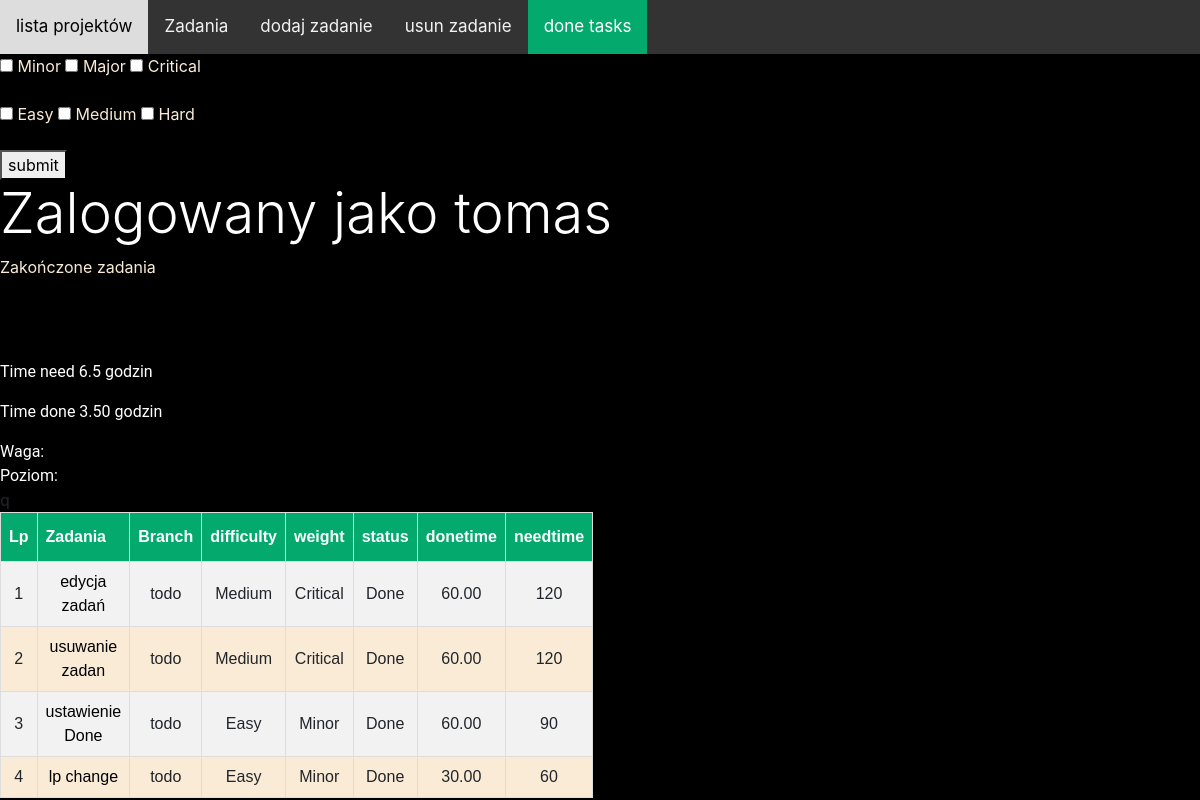
The app's page /main/done_task/4/ (signed in), older data.
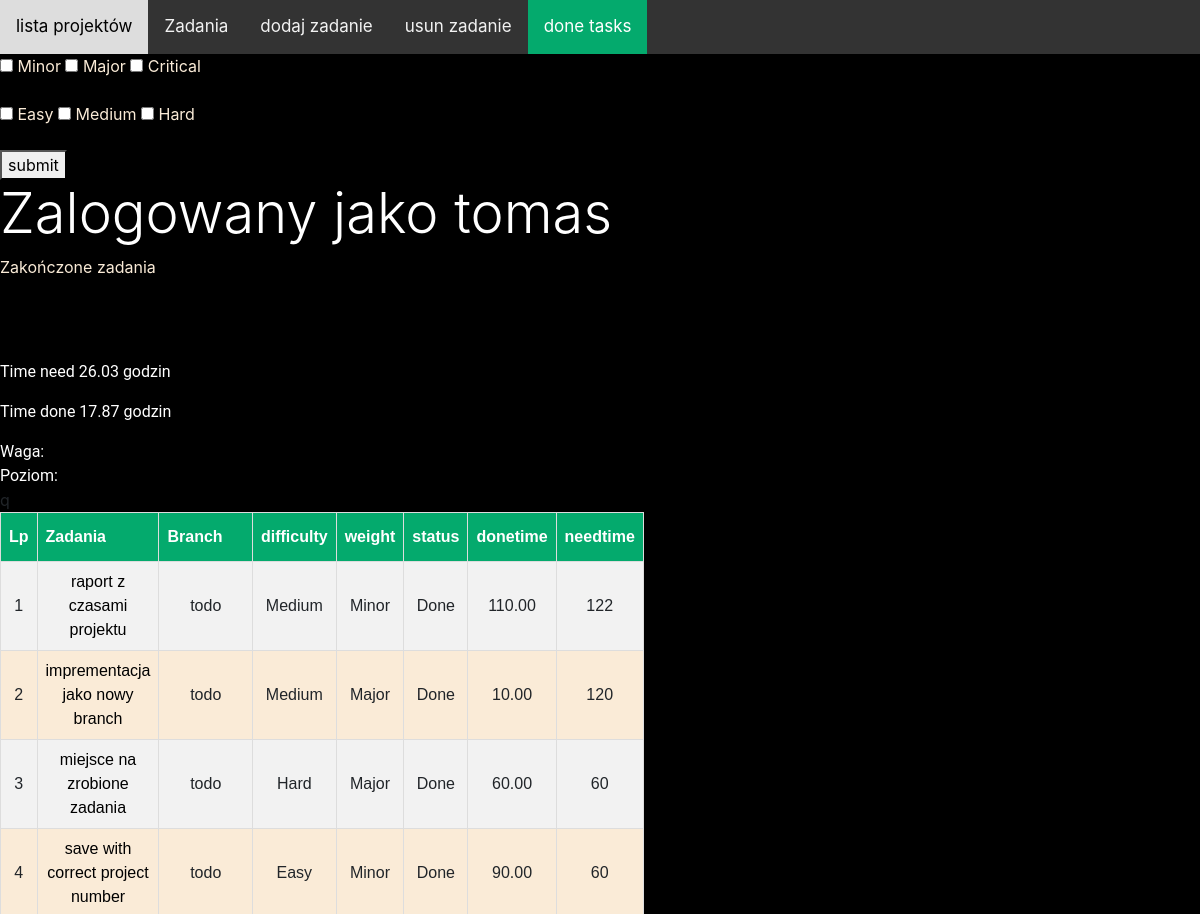
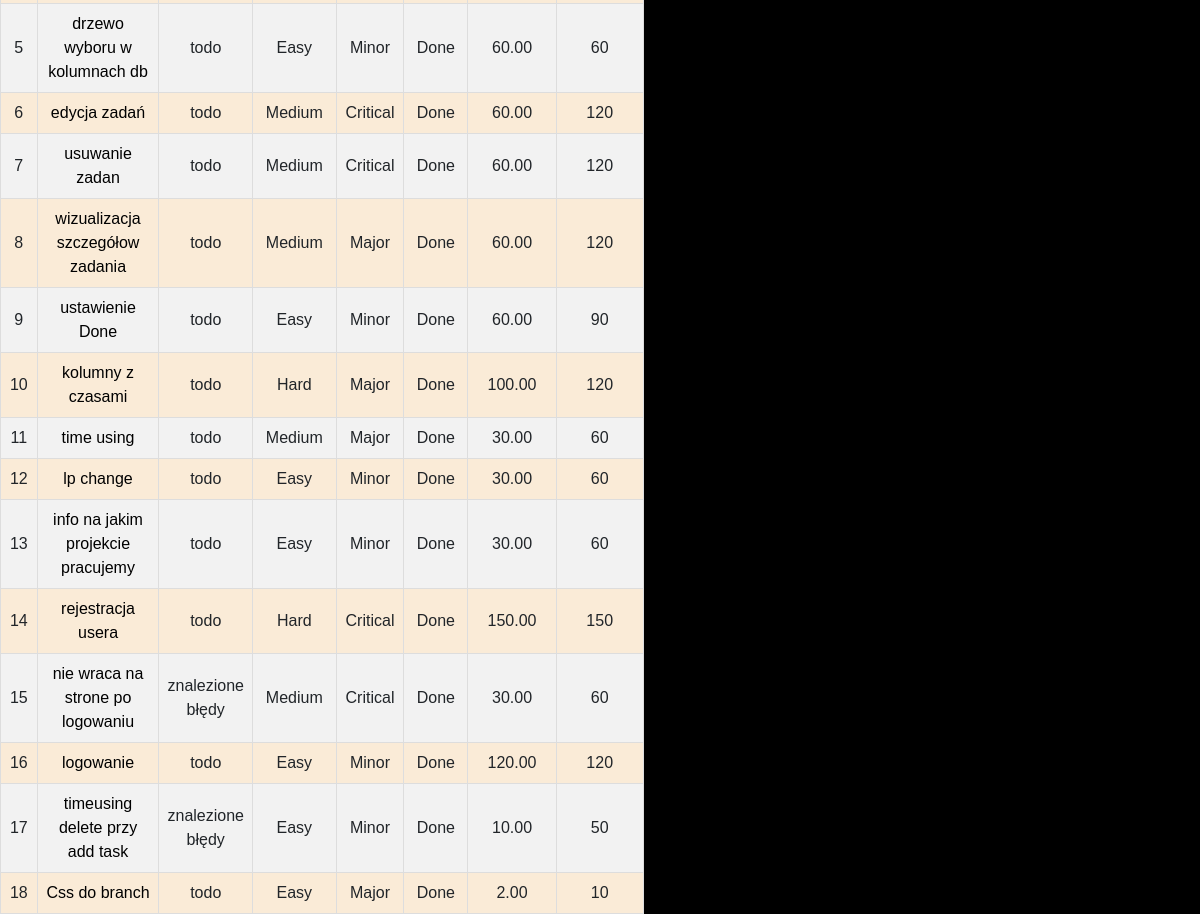
The same page, newer data (2 pictures, top to bottom).
### task/models.py (models this page shows, shortened)
class Task(models.Model):
    title = models.CharField(max_length=255, unique=True)
    task = models.TextField()
    branch = models.PositiveSmallIntegerField(choices=Branch.BRANCH, default=0)
    created = models.DateTimeField(auto_now_add=True)
    modified = models.DateTimeField(auto_now=True)
    timeneed = models.IntegerField()
    timedone = models.DecimalField(max_digits=6, decimal_places=2,default=0)
    weight = models.PositiveSmallIntegerField(choices=Weight.WEIGHT, default=0)
    level = models.PositiveSmallIntegerField(choices=Level.LEVEL, default=0)
    status = models.PositiveSmallIntegerField(choices=Status.STATUS, default=0)
    projekt = models.ForeignKey(Projects, on_delete=models.CASCADE, default=None)
    timeusing = models.IntegerField(blank=True, default=0)
    user = models.ForeignKey("auth.User", on_delete=models.CASCADE, default=1)

### main/views.py (the view)
# urls.py: path('main/done_task/<int:projekt_id>/', done_task , name="done_task"),
@login_required
def done_task(request, projekt_id: int):
    global no_project
    no_project = projekt_id
    print(f"numer projektu : {no_project}")
    zadania = Task.objects.all().filter(projekt=projekt_id, status=2)
    suma_need_done = Task.objects.filter(projekt_id=no_project, status=2).aggregate(Sum('timeneed'))
    suma_timeneed_done = round(suma_need_done["timeneed__sum"] / 60, 2)
    suma_done_done = Task.objects.filter(projekt_id=no_project, status=2).aggregate(Sum('timedone'))
    suma_done_done = round(suma_done_done["timedone__sum"] / 60, 2)
    contex = {"zadania": zadania, "nr_projektu": projekt_id, "side": "done", "suma_timeneed_done": suma_timeneed_done,
              "suma_done_done": suma_done_done}
    return render(request, "main/lista_zadan.html", contex)

### main/templates/main/lista_zadan.html (shortened to what this page needs)
{% extends 'base.html'%}
{% load static %}
{% block content %}
<div class="topnav">
  <a  href="{% url 'main:start' %}">lista projektów</a>
  {% if side == "delete" %}
    <a   href="{% url 'main:zadania' nr_projektu %}">Zadania</a>
    <a href="{% url 'main:add_task' %}">dodaj zadanie</a>
    <a class="active" href="{% url 'main:delete_task' nr_projektu %}">usun zadanie</a>
    <a href="{% url 'main:done_task' nr_projektu %}">done tasks</a>
  {% elif side == "show" %}
    <a  class="active" href="{% url 'main:zadania' nr_projektu %}">Zadania</a>
    <a href="{% url 'main:add_task' %}">dodaj zadanie</a>
    <a href="{% url 'main:delete_task' nr_projektu %}">usun zadanie</a>
    <a href="{% url 'main:done_task' nr_projektu %}">done tasks</a>
  {% else %}
    <a href="{% url 'main:zadania' nr_projektu %}">Zadania</a>
    <a href="{% url 'main:add_task' %}">dodaj zadanie</a>
    <a href="{% url 'main:delete_task' nr_projektu %}">usun zadanie</a>
    <a class="active"  href="{% url 'main:done_task' nr_projektu %}">done tasks</a>
  {% endif %}
</div>
<form action="" method="post">
    <div class="form_check">
        <p>
        <input type="checkbox" value="Minor" id="minor" name="weight">
        <label for="minor">Minor</label>
        <input type="checkbox" value="Major" id="major" name="weight">
        <label for="major">Major</label>
        <input type="checkbox" value="Critical" id="critical" name="weight">
        <label for="critical">Critical</label>
    </p>
    </div>
    <div class="form_check">
        <p>
        <input type="checkbox" value="Easy" id="easy" name="level">
        <label for="easy">Easy</label>
        <input type="checkbox" value="Medium" id="medium" name="level">
        <label for="medium">Medium</label>
        <input type="checkbox" value="Hard" id="hard" name="level">
        <label for="hard">Hard</label>
        </p>
</div>
    <button type="submit">submit</button>
</form>
<div>
    {% if user.is_authenticated %}
    <h1 class="display-4"> Zalogowany jako {{ user.username }}</h1>
{% else %}
        <br><div>Nie jesteś zalogowany </div><br>
{% endif %}
</div>
<div>
  {% if side == "delete" %}
    Usuwanie zadania <br> Wybierz zadanie do usuniecia
  {% elif side == "show" %}
    Edytowanie zadania <br> Wybierz zadanie do edycji
  {% else %}
    Zakończone zadania
  {% endif %}
  <br><br>
</div>
<hr>
<div class="nazwa-projektu">
  {{ nazwa_projektu }}<br>
</div>
<header>
  {% if side == "done" %}
    <p>Time need {{ suma_timeneed_done }} godzin</p>
    <p>Time done {{ suma_done_done }} godzin</p>
  {% else %}
    <p>Time need {{ time_need }} godzin</p>
    <p>Time done {{ time_done }} godzin</p>
  {% endif %}
Waga: {{ waga }}<br>
Poziom: {{ poziom }}
</header>
<table id="customers">
  <tr>
    <th class="lp">Lp</th>
    <th>Zadania</th>
    <th>Branch</th>
    <th>difficulty</th>
    <th>weight</th>
q    <th>status</th>
    <th>donetime</th>
    <th>needtime</th>
  </tr>
  {% for zadanie in zadania %}
  <tr class="lp">
    <td class="lp">{{ forloop.counter }}</td>
      {% if side == "delete" %}
        <td><a href="{% url 'main:remove_task' zadanie.id %}">{{ zadanie.title }}</a></td>
      {% else %}
        <td><a href="{% url 'main:check_task' zadanie.id %}">{{ zadanie.title }}</a></td>
      {% endif %}
    <td>{{ zadanie.get_branch_display }}</td>
    <td>{{ zadanie.get_level_display }}</td>
    <td>{{ zadanie.get_weight_display }}</td>
    <td>{{ zadanie.get_status_display }}</td>
    <td>{{ zadanie.timedone }}</td>
    <td>{{ zadanie.timeneed }}</td>
  </tr>
  {% endfor %}
</table>
{% endblock %}

Row changes from the older to the newer data that the page shows:
now on this page (row edited): Task: title "raport z czasami projektu", branch "todo", level "Medium", weight "Minor", status "Done", timedone "110.00", timeneed "122"
now on this page (row edited): Task: title "imprementacja jako nowy branch", branch "todo", level "Medium", weight "Major", status "Done", timedone "10.00", timeneed "120"
now on this page (row edited): Task: title "miejsce na zrobione zadania", branch "todo", level "Hard", weight "Major", status "Done", timedone "60.00", timeneed "60"
now on this page (row edited): Task: title "save with correct project number", branch "todo", level "Easy", weight "Minor", status "Done", timedone "90.00", timeneed "60"
now on this page (row edited): Task: title "drzewo wyboru w kolumnach db", branch "todo", level "Easy", weight "Minor", status "Done", timedone "60.00", timeneed "60"
now on this page (row edited): Task: title "wizualizacja szczegółow zadania", branch "todo", level "Medium", weight "Major", status "Done", timedone "60.00", timeneed "120"
now on this page (row edited): Task: title "kolumny z czasami", branch "todo", level "Hard", weight "Major", status "Done", timedone "100.00", timeneed "120"
now on this page (row edited): Task: title "time using", branch "todo", level "Medium", weight "Major", status "Done", timedone "30.00", timeneed "60"
now on this page (row edited): Task: title "info na jakim projekcie pracujemy", branch "todo", level "Easy", weight "Minor", status "Done", timedone "30.00", timeneed "60"
added Task: title "rejestracja usera", branch "todo", level "Hard", weight "Critical", status "Done", timedone "150.00", timeneed "150"
added Task: title "nie wraca na strone po logowaniu", branch "znalezione błędy", level "Medium", weight "Critical", status "Done", timedone "30.00", timeneed "60"
added Task: title "logowanie", branch "todo", level "Easy", weight "Minor", status "Done", timedone "120.00", timeneed "120"
added Task: title "timeusing delete przy add task", branch "znalezione błędy", level "Easy", weight "Minor", status "Done", timedone "10.00", timeneed "50"
added Task: title "Css do branch", branch "todo", level "Easy", weight "Major", status "Done", timedone "2.00", timeneed "10"
Text that changed along with them:
{{ suma_timeneed_done }}: "6.5" → "26.03"
{{ suma_done_done }}: "3.50" → "17.87"
